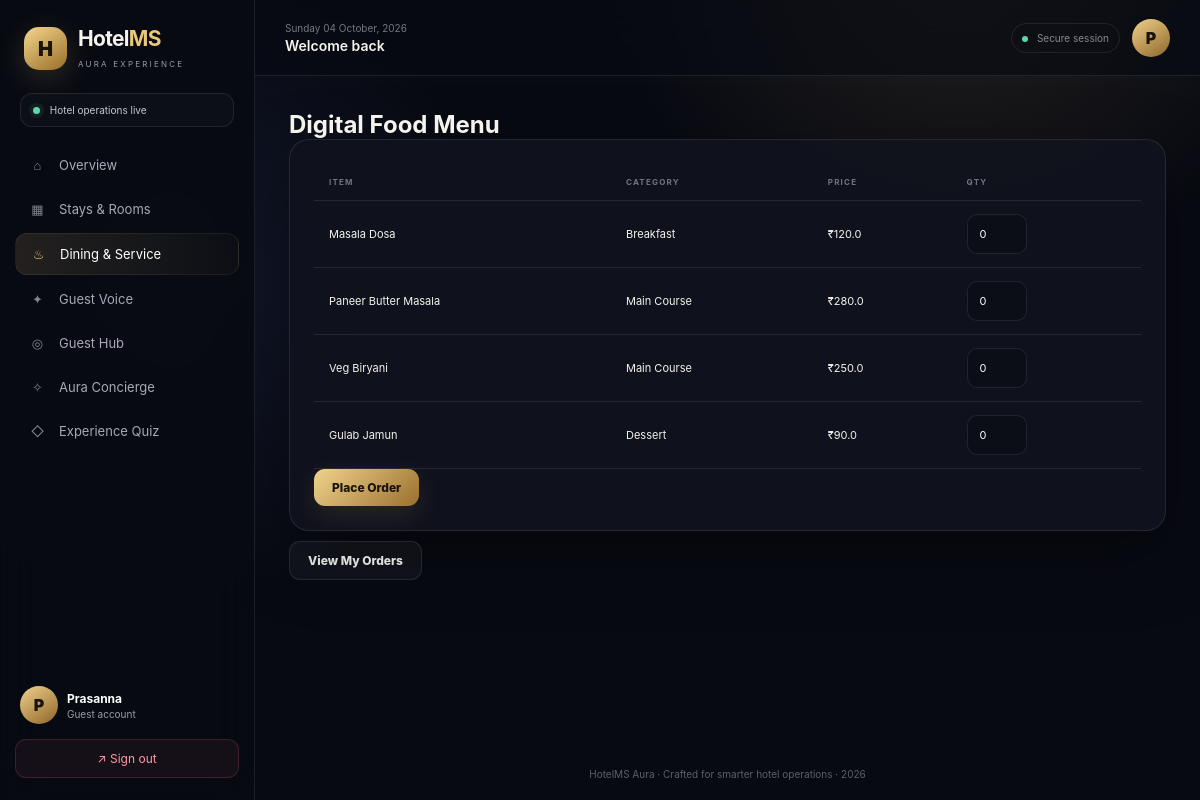
/services/menu (signed in), run on the app's committed database.
### models.py (models this page shows, shortened)
class User(UserMixin, db.Model):
    id = db.Column(db.Integer, primary_key=True)
    name = db.Column(db.String(120), nullable=False)
    email = db.Column(db.String(120), unique=True, nullable=False)
    password_hash = db.Column(db.String(255), nullable=False)
    role = db.Column(db.String(20), nullable=False, default="guest")
    created_at = db.Column(db.DateTime, default=datetime.utcnow)

class FoodItem(db.Model):
    id = db.Column(db.Integer, primary_key=True)
    name = db.Column(db.String(100), nullable=False)
    price = db.Column(db.Float, nullable=False)
    category = db.Column(db.String(50), default="Main Course")

### routes/service_routes.py (the view)
@service_bp.route("/menu")
@login_required
def menu():
    items = FoodItem.query.all()
    return render_template("services/menu.html", items=items)

### templates/services/menu.html (shortened to what this page needs)
{% extends "base.html" %}
{% block content %}
<h2>Digital Food Menu</h2>
<form method="POST" action="{{ url_for('service.place_order') }}" class="form-card">
    <table class="data-table">
        <thead><tr><th>Item</th><th>Category</th><th>Price</th><th>Qty</th></tr></thead>
        <tbody>
            {% for item in items %}
            <tr>
                <td>{{ item.name }}
                </td>
                <td>{{ item.category }}</td>
                <td>₹{{ item.price }}</td>
                <td><input type="number" name="quantity" value="0" min="0" style="width:60px"></td>
            </tr>
            {% endfor %}
        </tbody>
    </table>
    <button type="submit" class="btn-primary">Place Order</button>
</form>
<a href="{{ url_for('service.my_orders') }}" class="btn-secondary">View My Orders</a>
{% endblock %}

### templates/base.html (shortened to what this page needs)
<!doctype html>
<html lang="en">
<head>
    <link rel="stylesheet" href="{{ url_for('static', filename='css/style.css') }}">
</head>
<body class="{% if current_user.is_authenticated %}app-shell{% else %}auth-shell{% endif %}">
{% if current_user.is_authenticated %}
<aside class="sidebar" id="sidebar">
    <div class="brand">
        <div class="brandmark">H</div>
        <div><h2>Hotel<span>MS</span></h2><small>AURA EXPERIENCE</small></div>
    </div>
    <div class="welcome-mini"><span class="pulse"></span> Hotel operations live</div>
    <nav class="nav">
        <a href="{{ url_for('auth.dashboard') }}" class="{{ 'active' if request.endpoint == 'auth.dashboard' }}"><i>⌂</i> Overview</a>
        <a href="{{ url_for('booking.rooms') }}" class="{{ 'active' if request.blueprint == 'booking' }}"><i>▦</i> Stays & Rooms</a>
        <a href="{{ url_for('service.menu') }}" class="{{ 'active' if request.blueprint == 'service' }}"><i>♨</i> Dining & Service</a>
        <a href="{{ url_for('review.list_reviews') }}" class="{{ 'active' if request.blueprint == 'review' }}"><i>✦</i> Guest Voice</a>
        <a href="{{ url_for('advanced.guest_hub') }}" class="{{ 'active' if request.endpoint == 'advanced.guest_hub' }}"><i>◎</i> Guest Hub</a>
        <a href="{{ url_for('advanced.concierge') }}" class="{{ 'active' if request.endpoint == 'advanced.concierge' }}"><i>✧</i> Aura Concierge</a>
        <a href="{{ url_for('quiz.quiz_home') }}" class="{{ 'active' if request.blueprint == 'quiz' }}"><i>◇</i> Experience Quiz</a>
    </nav>
    <div class="sidebar-bottom">
        <div class="mini-profile"><div class="avatar">{{ current_user.name[0]|upper }}</div><div><strong>{{ current_user.name }}</strong><small>{{ current_user.role|capitalize }} account</small></div></div>
        <a class="logout" href="{{ url_for('auth.logout') }}">↗ Sign out</a>
    </div>
</aside>
<main class="main">
    <header class="topbar">
        <div class="top-left"><button class="menu" id="menuBtn">☰</button><div><div class="date" id="date"></div><h3>{% block pagetitle %}Welcome back{% endblock %}</h3></div></div>
        <div class="top-right"><div class="top-status"><span></span> Secure session</div><div class="avatar">{{ current_user.name[0]|upper }}</div></div>
    </header>
    <section class="content">
{% else %}
<main class="auth-wrapper">
{% endif %}
    {% block content %}{% endblock %}
{% if current_user.is_authenticated %}
    </section>
    <footer>HotelMS Aura · Crafted for smarter hotel operations · 2026</footer>
</main>
{% else %}
</main>
{% endif %}
</body>
</html>

### data on the page
User: name "P", name "Prasanna", role "Guest"
FoodItem: name "Masala Dosa", category "Breakfast", price "120.0"
FoodItem: name "Paneer Butter Masala", category "Main Course", price "280.0"
FoodItem: name "Veg Biryani", category "Main Course", price "250.0"
FoodItem: name "Gulab Jamun", category "Dessert", price "90.0"
